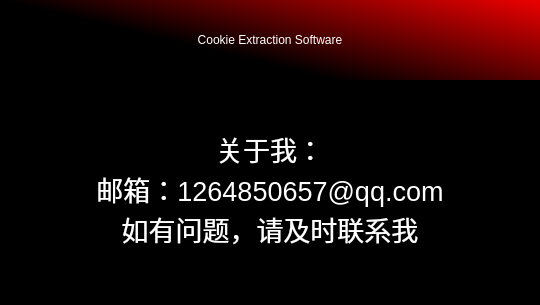
<?xml version="1.0" encoding="UTF-8"?>
<ui version="4.0">
 <class>aboutDialog</class>
 <widget class="QDialog" name="aboutDialog">
  <property name="geometry">
   <rect>
    <x>0</x>
    <y>0</y>
    <width>540</width>
    <height>305</height>
   </rect>
  </property>
  <property name="sizePolicy">
   <sizepolicy hsizetype="Fixed" vsizetype="Fixed">
    <horstretch>0</horstretch>
    <verstretch>0</verstretch>
   </sizepolicy>
  </property>
  <property name="windowTitle">
   <string>Dialog</string>
  </property>
  <property name="windowIcon">
   <iconset resource="image.qrc">
    <normaloff>:/newPrefix/icons8.png</normaloff>:/newPrefix/icons8.png</iconset>
  </property>
  <layout class="QVBoxLayout" name="verticalLayout">
   <property name="spacing">
    <number>0</number>
   </property>
   <property name="leftMargin">
    <number>0</number>
   </property>
   <property name="topMargin">
    <number>0</number>
   </property>
   <property name="rightMargin">
    <number>0</number>
   </property>
   <property name="bottomMargin">
    <number>0</number>
   </property>
   <item>
    <widget class="QLabel" name="label">
     <property name="sizePolicy">
      <sizepolicy hsizetype="Preferred" vsizetype="Preferred">
       <horstretch>0</horstretch>
       <verstretch>0</verstretch>
      </sizepolicy>
     </property>
     <property name="minimumSize">
      <size>
       <width>540</width>
       <height>80</height>
      </size>
     </property>
     <property name="palette">
      <palette>
       <active>
        <colorrole role="WindowText">
         <brush brushstyle="SolidPattern">
          <color alpha="255">
           <red>255</red>
           <green>255</green>
           <blue>255</blue>
          </color>
         </brush>
        </colorrole>
        <colorrole role="Button">
         <brush brushstyle="LinearGradientPattern">
          <gradient startx="0.144000000000000" starty="0.578000000000000" endx="1.000000000000000" endy="0.050000000000000" type="LinearGradient" spread="PadSpread" coordinatemode="ObjectBoundingMode">
           <gradientstop position="0.180791000000000">
            <color alpha="255">
             <red>0</red>
             <green>0</green>
             <blue>0</blue>
            </color>
           </gradientstop>
           <gradientstop position="1.000000000000000">
            <color alpha="255">
             <red>230</red>
             <green>0</green>
             <blue>0</blue>
            </color>
           </gradientstop>
          </gradient>
         </brush>
        </colorrole>
        <colorrole role="Base">
         <brush brushstyle="LinearGradientPattern">
          <gradient startx="0.144000000000000" starty="0.578000000000000" endx="1.000000000000000" endy="0.050000000000000" type="LinearGradient" spread="PadSpread" coordinatemode="ObjectBoundingMode">
           <gradientstop position="0.180791000000000">
            <color alpha="255">
             <red>0</red>
             <green>0</green>
             <blue>0</blue>
            </color>
           </gradientstop>
           <gradientstop position="1.000000000000000">
            <color alpha="255">
             <red>230</red>
             <green>0</green>
             <blue>0</blue>
            </color>
           </gradientstop>
          </gradient>
         </brush>
        </colorrole>
        <colorrole role="Window">
         <brush brushstyle="LinearGradientPattern">
          <gradient startx="0.144000000000000" starty="0.578000000000000" endx="1.000000000000000" endy="0.050000000000000" type="LinearGradient" spread="PadSpread" coordinatemode="ObjectBoundingMode">
           <gradientstop position="0.180791000000000">
            <color alpha="255">
             <red>0</red>
             <green>0</green>
             <blue>0</blue>
            </color>
           </gradientstop>
           <gradientstop position="1.000000000000000">
            <color alpha="255">
             <red>230</red>
             <green>0</green>
             <blue>0</blue>
            </color>
           </gradientstop>
          </gradient>
         </brush>
        </colorrole>
       </active>
       <inactive>
        <colorrole role="WindowText">
         <brush brushstyle="SolidPattern">
          <color alpha="255">
           <red>255</red>
           <green>255</green>
           <blue>255</blue>
          </color>
         </brush>
        </colorrole>
        <colorrole role="Button">
         <brush brushstyle="LinearGradientPattern">
          <gradient startx="0.144000000000000" starty="0.578000000000000" endx="1.000000000000000" endy="0.050000000000000" type="LinearGradient" spread="PadSpread" coordinatemode="ObjectBoundingMode">
           <gradientstop position="0.180791000000000">
            <color alpha="255">
             <red>0</red>
             <green>0</green>
             <blue>0</blue>
            </color>
           </gradientstop>
           <gradientstop position="1.000000000000000">
            <color alpha="255">
             <red>230</red>
             <green>0</green>
             <blue>0</blue>
            </color>
           </gradientstop>
          </gradient>
         </brush>
        </colorrole>
        <colorrole role="Base">
         <brush brushstyle="LinearGradientPattern">
          <gradient startx="0.144000000000000" starty="0.578000000000000" endx="1.000000000000000" endy="0.050000000000000" type="LinearGradient" spread="PadSpread" coordinatemode="ObjectBoundingMode">
           <gradientstop position="0.180791000000000">
            <color alpha="255">
             <red>0</red>
             <green>0</green>
             <blue>0</blue>
            </color>
           </gradientstop>
           <gradientstop position="1.000000000000000">
            <color alpha="255">
             <red>230</red>
             <green>0</green>
             <blue>0</blue>
            </color>
           </gradientstop>
          </gradient>
         </brush>
        </colorrole>
        <colorrole role="Window">
         <brush brushstyle="LinearGradientPattern">
          <gradient startx="0.144000000000000" starty="0.578000000000000" endx="1.000000000000000" endy="0.050000000000000" type="LinearGradient" spread="PadSpread" coordinatemode="ObjectBoundingMode">
           <gradientstop position="0.180791000000000">
            <color alpha="255">
             <red>0</red>
             <green>0</green>
             <blue>0</blue>
            </color>
           </gradientstop>
           <gradientstop position="1.000000000000000">
            <color alpha="255">
             <red>230</red>
             <green>0</green>
             <blue>0</blue>
            </color>
           </gradientstop>
          </gradient>
         </brush>
        </colorrole>
       </inactive>
       <disabled>
        <colorrole role="WindowText">
         <brush brushstyle="SolidPattern">
          <color alpha="255">
           <red>120</red>
           <green>120</green>
           <blue>120</blue>
          </color>
         </brush>
        </colorrole>
        <colorrole role="Button">
         <brush brushstyle="LinearGradientPattern">
          <gradient startx="0.144000000000000" starty="0.578000000000000" endx="1.000000000000000" endy="0.050000000000000" type="LinearGradient" spread="PadSpread" coordinatemode="ObjectBoundingMode">
           <gradientstop position="0.180791000000000">
            <color alpha="255">
             <red>0</red>
             <green>0</green>
             <blue>0</blue>
            </color>
           </gradientstop>
           <gradientstop position="1.000000000000000">
            <color alpha="255">
             <red>230</red>
             <green>0</green>
             <blue>0</blue>
            </color>
           </gradientstop>
          </gradient>
         </brush>
        </colorrole>
        <colorrole role="Base">
         <brush brushstyle="LinearGradientPattern">
          <gradient startx="0.144000000000000" starty="0.578000000000000" endx="1.000000000000000" endy="0.050000000000000" type="LinearGradient" spread="PadSpread" coordinatemode="ObjectBoundingMode">
           <gradientstop position="0.180791000000000">
            <color alpha="255">
             <red>0</red>
             <green>0</green>
             <blue>0</blue>
            </color>
           </gradientstop>
           <gradientstop position="1.000000000000000">
            <color alpha="255">
             <red>230</red>
             <green>0</green>
             <blue>0</blue>
            </color>
           </gradientstop>
          </gradient>
         </brush>
        </colorrole>
        <colorrole role="Window">
         <brush brushstyle="LinearGradientPattern">
          <gradient startx="0.144000000000000" starty="0.578000000000000" endx="1.000000000000000" endy="0.050000000000000" type="LinearGradient" spread="PadSpread" coordinatemode="ObjectBoundingMode">
           <gradientstop position="0.180791000000000">
            <color alpha="255">
             <red>0</red>
             <green>0</green>
             <blue>0</blue>
            </color>
           </gradientstop>
           <gradientstop position="1.000000000000000">
            <color alpha="255">
             <red>230</red>
             <green>0</green>
             <blue>0</blue>
            </color>
           </gradientstop>
          </gradient>
         </brush>
        </colorrole>
       </disabled>
      </palette>
     </property>
     <property name="styleSheet">
      <string notr="true">background-color: qlineargradient(spread:pad, x1:0.144, y1:0.578, x2:1, y2:0.05, stop:0.180791 rgba(0, 0, 0, 255), stop:1 rgba(230, 0, 0, 255));
font: 87 20pt &quot;Arial Black&quot;;
borde: 0</string>
     </property>
     <property name="lineWidth">
      <number>0</number>
     </property>
     <property name="text">
      <string>Cookie Extraction Software</string>
     </property>
     <property name="alignment">
      <set>Qt::AlignCenter</set>
     </property>
    </widget>
   </item>
   <item>
    <widget class="QTextBrowser" name="textBrowser">
     <property name="styleSheet">
      <string notr="true">background-color: rgb(0, 0, 0);

border: 0</string>
     </property>
     <property name="lineWidth">
      <number>0</number>
     </property>
     <property name="html">
      <string>&lt;!DOCTYPE HTML PUBLIC &quot;-//W3C//DTD HTML 4.0//EN&quot; &quot;http://www.w3.org/TR/REC-html40/strict.dtd&quot;&gt;
&lt;html&gt;&lt;head&gt;&lt;meta name=&quot;qrichtext&quot; content=&quot;1&quot; /&gt;&lt;style type=&quot;text/css&quot;&gt;
p, li { white-space: pre-wrap; }
&lt;/style&gt;&lt;/head&gt;&lt;body style=&quot; font-family:'SimSun'; font-size:9pt; font-weight:400; font-style:normal;&quot;&gt;
&lt;p align=&quot;center&quot; style=&quot;-qt-paragraph-type:empty; margin-top:0px; margin-bottom:0px; margin-left:0px; margin-right:0px; -qt-block-indent:0; text-indent:0px;&quot;&gt;&lt;br /&gt;&lt;/p&gt;
&lt;p align=&quot;center&quot; style=&quot;-qt-paragraph-type:empty; margin-top:0px; margin-bottom:0px; margin-left:0px; margin-right:0px; -qt-block-indent:0; text-indent:0px; font-size:20pt; color:#000000;&quot;&gt;&lt;br /&gt;&lt;/p&gt;
&lt;p align=&quot;center&quot; style=&quot; margin-top:0px; margin-bottom:0px; margin-left:0px; margin-right:0px; -qt-block-indent:0; text-indent:0px;&quot;&gt;&lt;span style=&quot; font-size:20pt; color:#ffffff;&quot;&gt;关于我：&lt;/span&gt;&lt;/p&gt;
&lt;p align=&quot;center&quot; style=&quot; margin-top:0px; margin-bottom:0px; margin-left:0px; margin-right:0px; -qt-block-indent:0; text-indent:0px;&quot;&gt;&lt;span style=&quot; font-size:20pt; color:#ffffff;&quot;&gt;邮箱：1264850657@qq.com&lt;/span&gt;&lt;/p&gt;
&lt;p align=&quot;center&quot; style=&quot; margin-top:0px; margin-bottom:0px; margin-left:0px; margin-right:0px; -qt-block-indent:0; text-indent:0px;&quot;&gt;&lt;span style=&quot; font-size:20pt; color:#ffffff;&quot;&gt;如有问题，请及时联系我&lt;/span&gt;&lt;/p&gt;&lt;/body&gt;&lt;/html&gt;</string>
     </property>
    </widget>
   </item>
  </layout>
 </widget>
 <resources>
  <include location="image.qrc"/>
 </resources>
 <connections/>
</ui>
